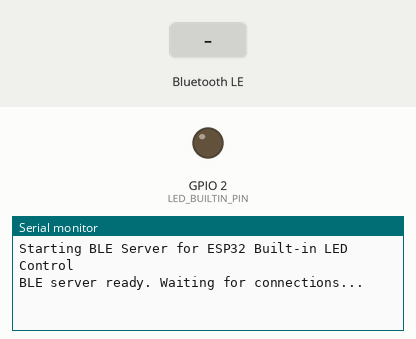
The program below on a simulated ESP32. Parts: output pins drawn as LEDs (lit = HIGH), the last lines printed to the serial monitor. The inputs (shaded band) are chosen by the test bench. Nothing arrives over Bluetooth unless stated; a phone connects over Bluetooth LE 3 s after start.

Above: at 1.2 s.
1.3 s: Bluetooth LE write "on" received
At 2.6 s:
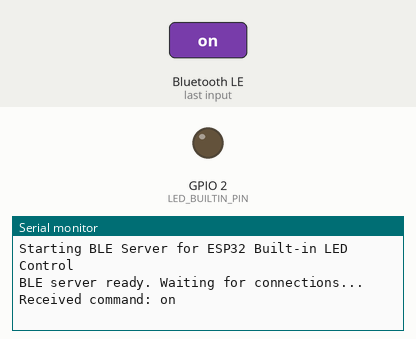
4.3 s: Bluetooth LE write "off" received
At 4.9 s:
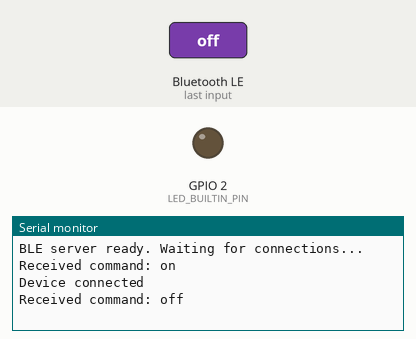
5.8 s: Bluetooth LE write "1" received
At 7.2 s:
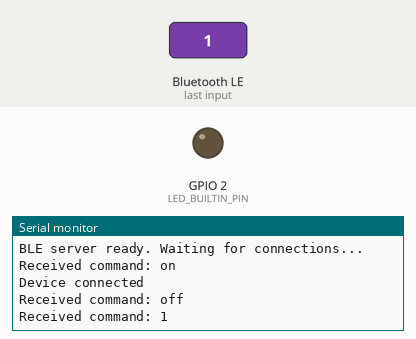

The program:

main.cpp
```cpp
#include <BLEDevice.h>
#include <BLEServer.h>
#include <BLEUtils.h>
#include <BLE2902.h>
#include <ArduinoJson.h>

// GPIO pin for built-in LED
const int LED_BUILTIN_PIN = 2; // Built-in LED on most ESP32 boards

// BLE UUIDs provided by user
#define SERVICE_UUID "6b447bc4-70ac-4602-8a97-71bbcc14cde9"
#define LED_CHARACTERISTIC_UUID "9017bf83-2249-4f30-ae68-8a06b992a5aa"

// LED state
bool isLedOn = false;

// BLE Server
BLEServer *pServer = NULL;
BLECharacteristic *pLedCharacteristic = NULL;

bool deviceConnected = false;
bool oldDeviceConnected = false;

class MyServerCallbacks : public BLEServerCallbacks
{
  void onConnect(BLEServer *pServer)
  {
    deviceConnected = true;
    Serial.println("Device connected");
  }

  void onDisconnect(BLEServer *pServer)
  {
    deviceConnected = false;
    Serial.println("Device disconnected");
  }
};

class LedCharacteristicCallbacks : public BLECharacteristicCallbacks
{
  void onWrite(BLECharacteristic *pCharacteristic)
  {
    std::string value = pCharacteristic->getValue();

    if (value.length() > 0)
    {
      Serial.print("Received command: ");
      for (int i = 0; i < value.length(); i++)
      {
        Serial.print(value[i]);
      }
      Serial.println();

      // Parse JSON command
      DynamicJsonDocument doc(128);
      deserializeJson(doc, value);

      if (doc.containsKey("command"))
      {
        String command = doc["command"];

        if (command == "on")
        {
          isLedOn = true;
          digitalWrite(LED_BUILTIN_PIN, HIGH);
          Serial.println("LED turned ON");
          delay(3000); // 3 second delay as requested
        }
        else if (command == "off")
        {
          isLedOn = false;
          digitalWrite(LED_BUILTIN_PIN, LOW);
          Serial.println("LED turned OFF");
          delay(3000); // 3 second delay as requested
        }
      }

      // Update status characteristic
      updateLedStatus();
    }
  }

  void onRead(BLECharacteristic *pCharacteristic)
  {
    updateLedStatus();
  }
};

void updateLedStatus()
{
  DynamicJsonDocument doc(128);
  doc["isOn"] = isLedOn;

  String statusJson;
  serializeJson(doc, statusJson);

  pLedCharacteristic->setValue(statusJson.c_str());
  pLedCharacteristic->notify();
}

void setup()
{
  Serial.begin(115200);
  Serial.println("Starting BLE Server for ESP32 Built-in LED Control");

  // Configure LED pin
  pinMode(LED_BUILTIN_PIN, OUTPUT);

  // Initial state: LED off
  digitalWrite(LED_BUILTIN_PIN, LOW);

  // Create the BLE Device
  BLEDevice::init("ESP32-LED");

  // Create the BLE Server
  pServer = BLEDevice::createServer();
  pServer->setCallbacks(new MyServerCallbacks());

  // Create the BLE Service
  BLEService *pService = pServer->createService(SERVICE_UUID);

  // Create BLE Characteristic
  pLedCharacteristic = pService->createCharacteristic(
      LED_CHARACTERISTIC_UUID,
      BLECharacteristic::PROPERTY_READ |
          BLECharacteristic::PROPERTY_WRITE |
          BLECharacteristic::PROPERTY_NOTIFY);

  // Add descriptor
  pLedCharacteristic->addDescriptor(new BLE2902());

  // Set callbacks
  pLedCharacteristic->setCallbacks(new LedCharacteristicCallbacks());

  // Start service
  pService->start();

  // Start advertising
  BLEAdvertising *pAdvertising = BLEDevice::getAdvertising();
  pAdvertising->addServiceUUID(SERVICE_UUID);
  pAdvertising->setScanResponse(true);
  pAdvertising->setMinPreferred(0x06);
  pAdvertising->setMinPreferred(0x12);
  BLEDevice::startAdvertising();
  Serial.println("BLE server ready. Waiting for connections...");
}

void loop()
{
  // Handle disconnection and reconnection
  if (!deviceConnected && oldDeviceConnected)
  {
    delay(500);                    // Give the Bluetooth stack time to get ready
    BLEDevice::startAdvertising(); // Restart advertising
    Serial.println("Started advertising");
    oldDeviceConnected = deviceConnected;
  }

  // Handle new connection
  if (deviceConnected && !oldDeviceConnected)
  {
    // Update characteristic with current status
    updateLedStatus();
    oldDeviceConnected = deviceConnected;
  }

  delay(100);
}
```

Measured:
- after the input at 1.3 s, the serial monitor: prints a new line at once (image 1)
- after the input at 4.3 s, the serial monitor: prints a new line at once (image 2)
- after the input at 5.8 s, the serial monitor: prints a new line at once (image 3)
